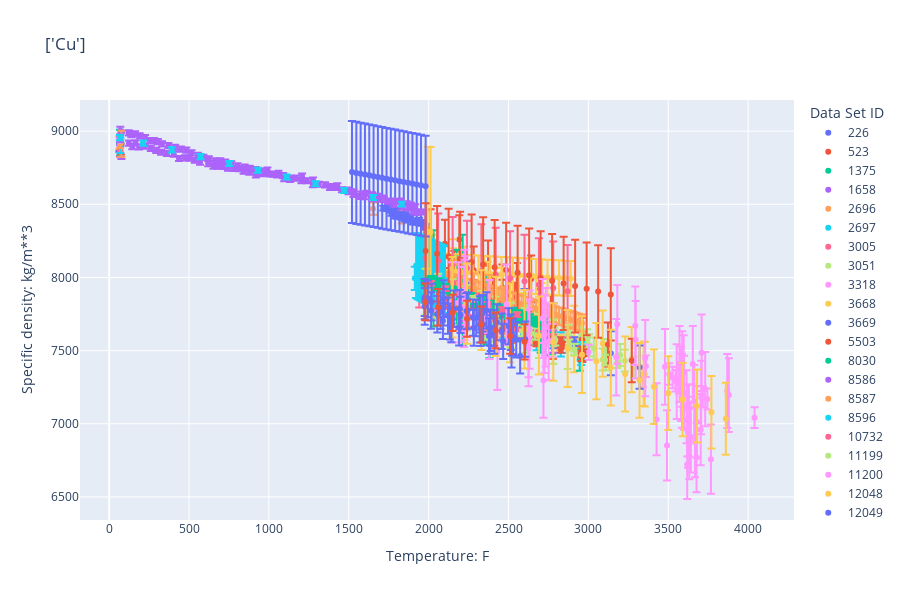

Write notebook code for a chart like this one.
### Code cell
import plotly.express as px
import math

x = []
y = []

n = 0
for a, b, c in zip(df['Representation'], df['State'], df[f'{y_lab}: {des_un_prop}']):
    if (a != rep) and (rep != False): # drops all data points which don't have wanted represenation
        df = df.drop(df.index[n], axis = 0)
        n -= 1
    elif (b != [state]) and (state != False): # drops all points which don't have the wanted state
        df = df.drop(df.index[n], axis = 0)
        n -= 1
    elif math.isnan(c): # drops all data points which have a None value in the property
        df = df.drop(df.index[n], axis = 0)
        n -= 1
    n += 1

if show_uncertainty: # plots graph with uncertainty
    fig = px.scatter(df, x=f'{x_lab}: {des_un_var}',y=f'{y_lab}: {des_un_prop}', title=str(compound), color='Data Set ID', hover_data=[df['Ref Temp'], df.State, df.Representation, df.Method, df.Description, df.Year], error_y='Uncertainty', height=600)
else: # plots graph without uncertainty
    fig = px.scatter(df, x=f'{x_lab}: {des_un_var}',y=f'{y_lab}: {des_un_prop}', title=str(compound), color='Data Set ID', hover_data=[df['Ref Temp'], df.State, df.Representation, df.Method, df.Description, df.Year], height=600)

fig.show()
